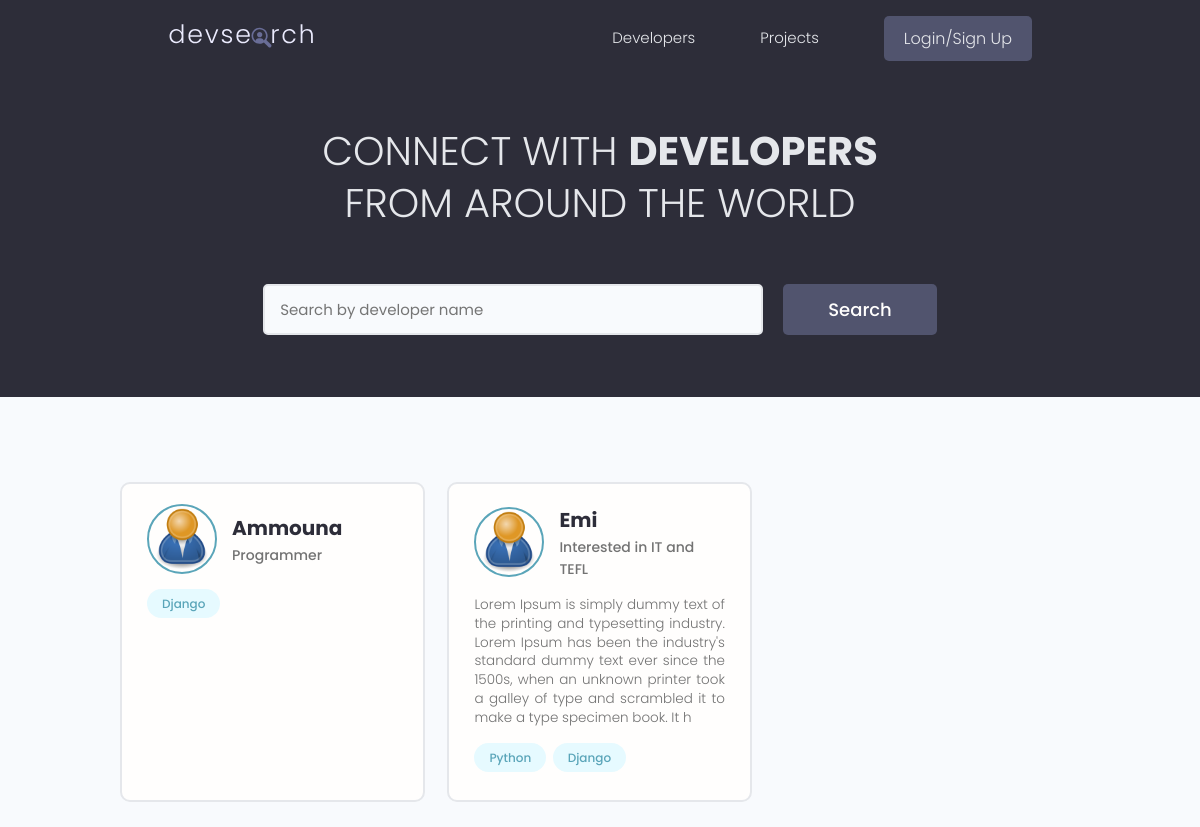
The page / on the database its author committed.
### users/models.py (models this page shows, shortened)
class Profile(models.Model):
    user = models.OneToOneField(User, on_delete=models.CASCADE, null = True, blank=True)
    name = models.CharField(max_length=200,null = True, blank=True)
    location = models.CharField(max_length=200,null = True, blank=True)
    email = models.EmailField(max_length=500,null = True, blank=True)
    username = models.CharField(max_length=200,null = True, blank=True)
    short_intro =  models.CharField(max_length=200,null = True, blank=True)
    bio = models.TextField(null = True, blank=True)
    profile_image = models.ImageField(null = True, blank=True,upload_to='profiles/',default ='profiles/user-default.png')
    social_github = models.CharField(max_length=200,null = True, blank=True)
    social_twitter = models.CharField(max_length=200,null = True, blank=True)
    social_linkedin = models.CharField(max_length=200,null = True, blank=True)
    social_youtube = models.CharField(max_length=200,null = True, blank=True)
    social_website = models.CharField(max_length=200,null = True, blank=True)
    created =  models.DateTimeField(auto_now_add=True)
    id = models.UUIDField(default=uuid.uuid4,unique=True, primary_key=True,editable=False)

class Skill(models.Model):
    owner = models.ForeignKey(Profile,on_delete=models.CASCADE, null = True, blank=True)
    name = models.CharField(max_length=200,null = True, blank=True)
    description = models.TextField(null = True, blank=True)
    created =  models.DateTimeField(auto_now_add=True)
    id = models.UUIDField(default=uuid.uuid4,unique=True, primary_key=True,editable=False)

### users/views.py (the view)
# urls.py: path('',views.profiles,name='profiles-path'),
def profiles(request):
    profiles = Profile.objects.all()
    context = {'profiles':profiles}
    return render(request,'users/profiles.html',context)

### users/templates/users/profiles.html (shortened to what this page needs)
{% extends "main.html" %}
{% block content %}
    <main class="home">
      <section class="hero-section text-center">
        <div class="container container--narrow">
          <div class="hero-section__box">
            <h2>CONNECT WITH <span>DEVELOPERS</span></h2>
            <h2>FROM AROUND THE WORLD</h2>
          </div>
          <div class="hero-section__search">
            <form class="form" action="#" method="get">
              <div class="form__field">
                <input class="input input--text" id="formInput#search" type="text" name="text"
                  placeholder="Search by developer name" />
              </div>
              <input class="btn btn--sub btn--lg" type="submit" value="Search" />
            </form>
          </div>
        </div>
      </section>
      <section class="devlist">
        <div class="container">
          <div class="grid grid--three">
            {% for profile in profiles %}
            <div class="column card">
              <div class="dev">
                <a href= "{% url 'userProfile-path' profile.id %}" class="card__body">
                  <div class="dev__profile">
                    <img class="avatar avatar--md" src="{{ profile.profile_image.url }}" alt="image" />
                    <div class="dev__meta">
                      <h3>{{profile.name}}</h3>
                      <h5>{{profile.short_intro|slice:"50"}}</h5>
                    </div>
                  </div>
                  <p class="dev__info">
                   {{profile.bio|slice:"250"}}
                  </p>
                  <div class="dev__skills">
                    {% for skill in profile.skill_set.all|slice:"3" %}
                    <span class="tag tag--pill tag--main">
                      <small>{{skill.name}}</small>
                    </span>
                    {% endfor %}
                  </div>
                </a>
              </div>
            </div>
            {% endfor %}
          </div>
        </div>
      </section>
    </main>
{% endblock content %}

### static/styles/app.css (style rules this page uses)
:root { --color-sub: #2d2d39; }
.btn--sub { background-color: var(--color-sub-light); }
.card { border: 2px solid var(--color-light); }
img { width: 100%; }
.hero-section { height: 40vh; display: flex; align-items: center; background-color: var(--color-sub); }
.hero-section__box { margin-bottom: 4rem; }
.hero-section__box > h2, .hero-section__box > h2 > span { font-size: 4rem; color: var(--color-light); line-height: 1.3; text-transform: uppercase; }
.hero-section__box > h2 { font-weight: 300; }
.hero-section__box > h2 > span { font-weight: 700; }
.hero-section__search > .form { display: flex; align-items: center; justify-content: center; gap: 2rem; }
.hero-section__search > .form input.input--text { width: 50rem; }
.devlist { margin-top: 8rem; }
.devlist .grid { align-items: stretch; }
.devlist .dev .dev__profile { display: flex; align-items: center; gap: 1.5rem; }
.devlist .dev .dev__meta h3 { color: var(--color-sub); font-size: 2rem; font-weight: 700; }
.devlist .dev .dev__meta h5 { color: var(--color-text); font-size: 1.4rem; font-weight: 500; }
.devlist .dev .dev__info { margin: 1.5rem 0; font-size: 1.35rem; line-height: 1.4; text-align: justify; }

### static/uikit/styles/modules/_variables.css (style rules this page uses)
:root { --color-main: #5aa5b9; --color-main-light: #e6faff; --color-sub: #3f4156; --color-sub-light: #51546e; --color-sub-lighter: #ededfd; --color-text: #737373; --color-gray: #8b8b8b; --color-light: #e5e7eb; --color-light-gray: #767676; --color-bg: #f8fafd; --color-white: #fffefd; --color-white-light: #f3f3f3; --color-success: #359e64; --color-success-bg: #def8e8; --color-error: #fc4b0b; --color-error-bg: #fff2ee; --font-base: 'Poppins', arial, helvetica, 'Segoe UI', roboto, ubuntu, sans-serif; --font-monospace: 'Fira Code', 'Courier New', courier, monospace; --font-regular: 300; --font-medium: 500; --font-bold: 700; --generic-shadow: 1px 1px 5px #00000010; --generic-transition: all 0.3s ease-in-out; }

### static/uikit/styles/modules/_base.css (style rules this page uses)
* { margin: 0; padding: 0; box-sizing: border-box; text-rendering: optimizeLegibility; color: inherit; font-size: inherit; }
html { font-size: 50%; }
@media only screen and (min-width: 480px) { html { font-size: 56.25%; } }
@media only screen and (min-width: 1200px) { html { font-size: 62.5%; } }
body { line-height: 1.6; font-weight: 400; font-size: 1.5rem; color: var(--color-text); background-color: var(--color-bg); min-height: 100vh; }

### static/uikit/styles/modules/_typography.css (style rules this page uses)
* { font-family: var(--font-base); }
h2 { font-size: 3.6rem; font-weight: var(--font-bold); }
h3 { font-size: 3.2rem; font-weight: var(--font-medium); }
h5 { font-size: 2.4rem; font-weight: var(--font-medium); }
h5, h6 { font-weight: var(--font-regular); }
p, span, strong { font-size: 1.6rem; color: var(--color-text); font-weight: var(--font-regular); }
a { padding-bottom: 2px; text-decoration: none; display: inline-block; color: var(--color-main); font-weight: var(--font-medium); }

### static/uikit/styles/modules/_utilities.css (style rules this page uses)
.container { width: 92%; max-width: 165rem; margin: 0 auto; box-sizing: border-box; }
.container--narrow { width: 92%; max-width: 120rem; }
@media screen and (min-width: 1000px) { .container { width: 90%; } }
@media screen and (min-width: 1000px) { .container--narrow { width: 85%; } }
@media screen and (min-width: 1200px) { .container { width: 80%; } }
@media screen and (min-width: 1200px) { .container--narrow { width: 72%; } }
.text-center { text-align: center; }

### static/uikit/styles/modules/_avatar.css (style rules this page uses)
.avatar { border-radius: 50%; border: 2px solid var(--color-main); object-fit: cover; }
.avatar--md { height: 7rem; width: 7rem; }

### static/uikit/styles/modules/_button.css (style rules this page uses)
.btn { display: inline-block; position: relative; cursor: pointer; background-color: var(--color-light); font-weight: var(--font-medium); color: var(--color-sub); text-decoration: none; padding: 1rem 2rem; border-radius: 0.5rem; border: none; width: -webkit-fit-content; width: -moz-fit-content; width: fit-content; height: -webkit-fit-content; height: -moz-fit-content; height: fit-content; font-size: 1.6rem; outline-width: 0; outline-color: transparent; -webkit-backface-visibility: hidden; backface-visibility: hidden; transition: all 0.3s ease-in-out; }
.btn--sub { background-color: var(--color-sub); color: var(--color-white); }
.btn--lg { font-size: 1.8rem; padding: 1.2rem 4.5rem; }

### static/uikit/styles/modules/_card.css (style rules this page uses)
.card { border-radius: 1rem; background-color: var(--color-white); border: 1.5px solid var(--color-light); width: auto; height: auto; margin-top: 0.5rem; margin-bottom: 0.5rem; overflow: hidden; }
.card__body, .card__header { padding: 2rem 2.5rem; }

### rows shown on the page
Profile: profile_image (placeholder picture), name "Ammouna", short_intro "Programmer"
Skill: name "Django"
Profile: profile_image (placeholder picture), name "Emi", short_intro "Interested in IT and TEFL", bio "Lorem Ipsum is simply dummy text of the printing and typesetting industry. Lorem Ipsum has been the industry's standard dummy text ever since the 1500s, when an unknown printer took a galley of type and scrambled it to make a type specimen book. It h"
Skill: name "Python"
Skill: name "Django"
